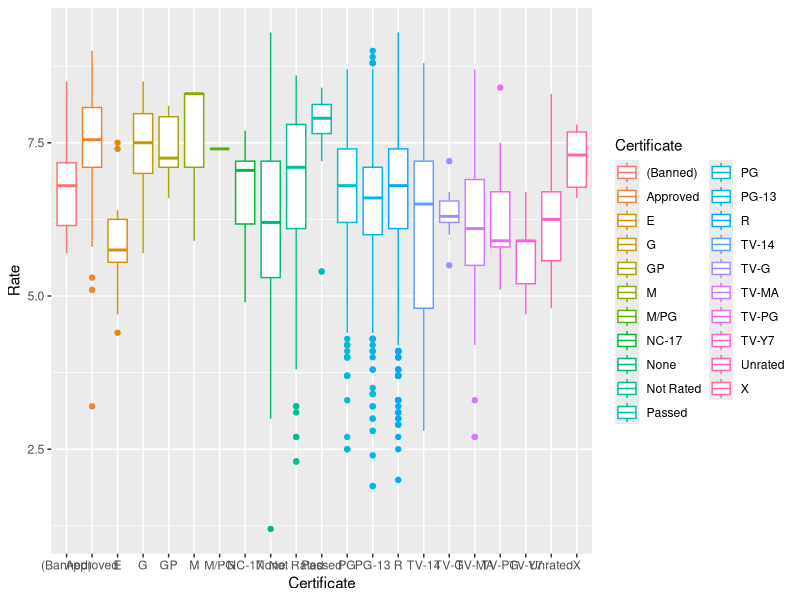
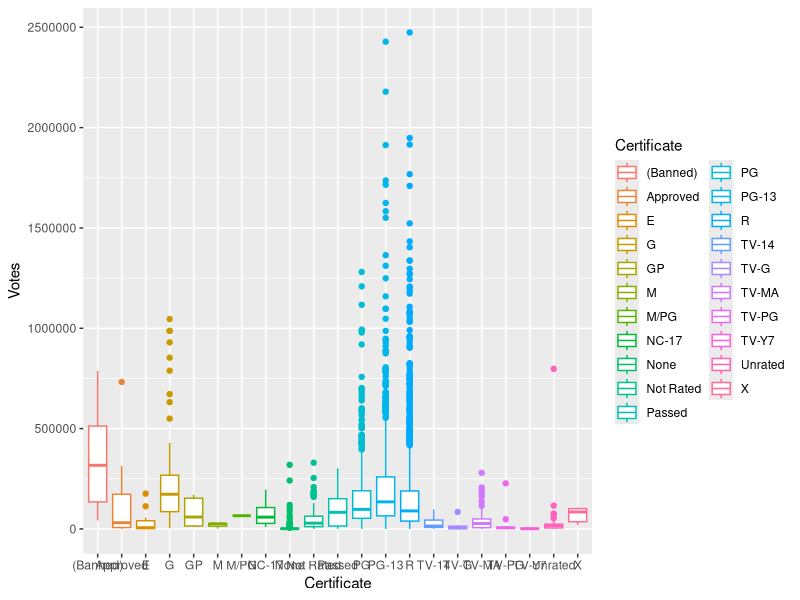
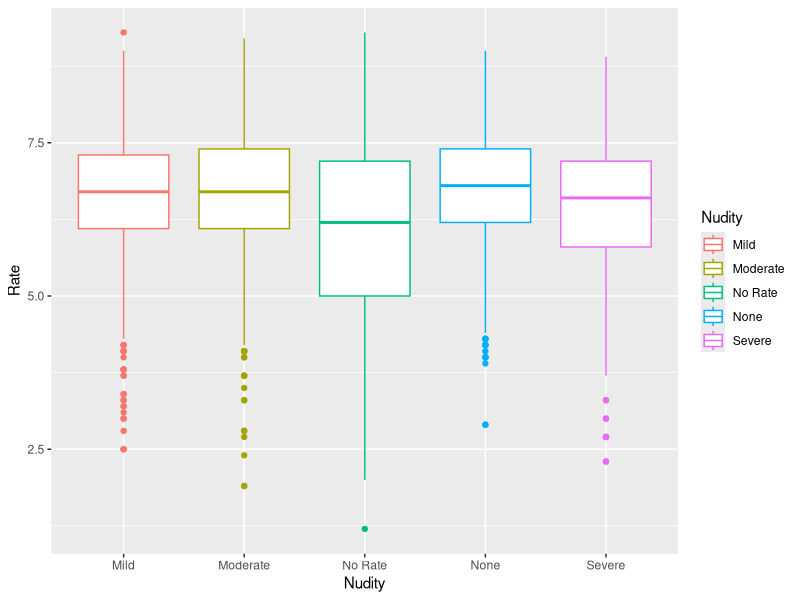
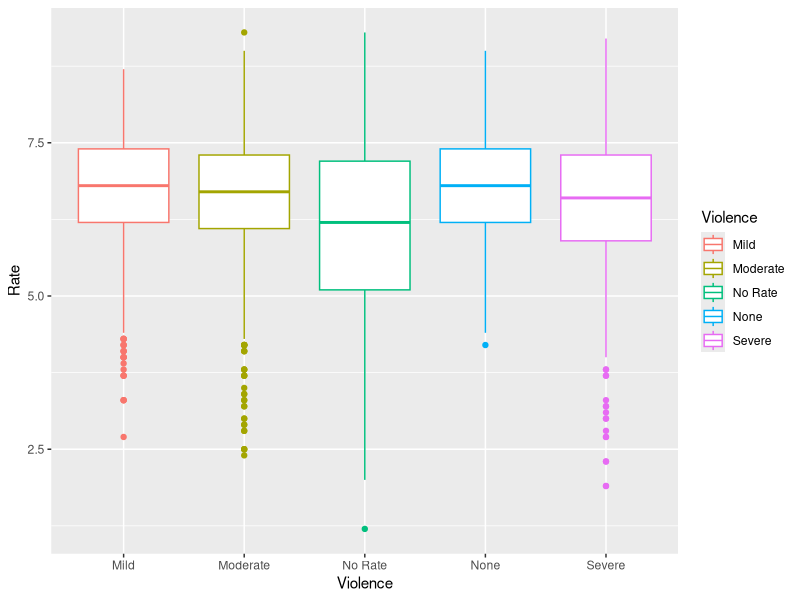
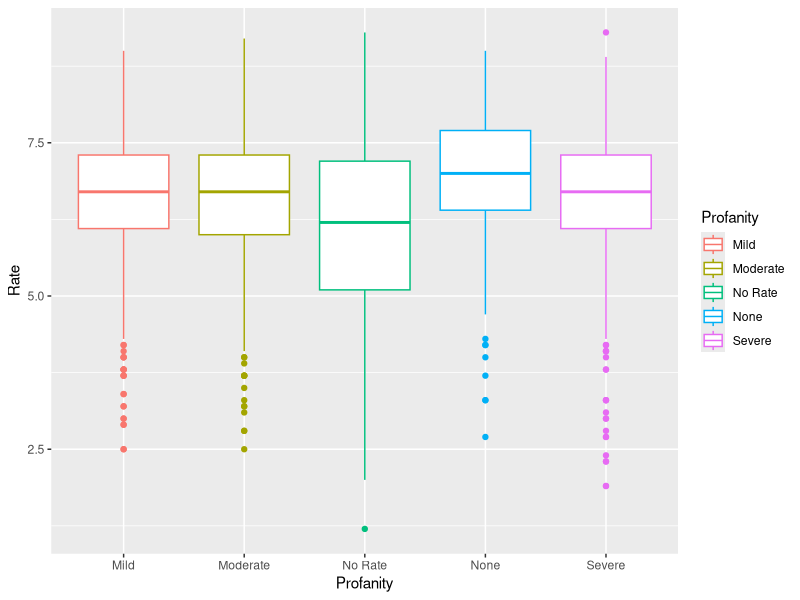
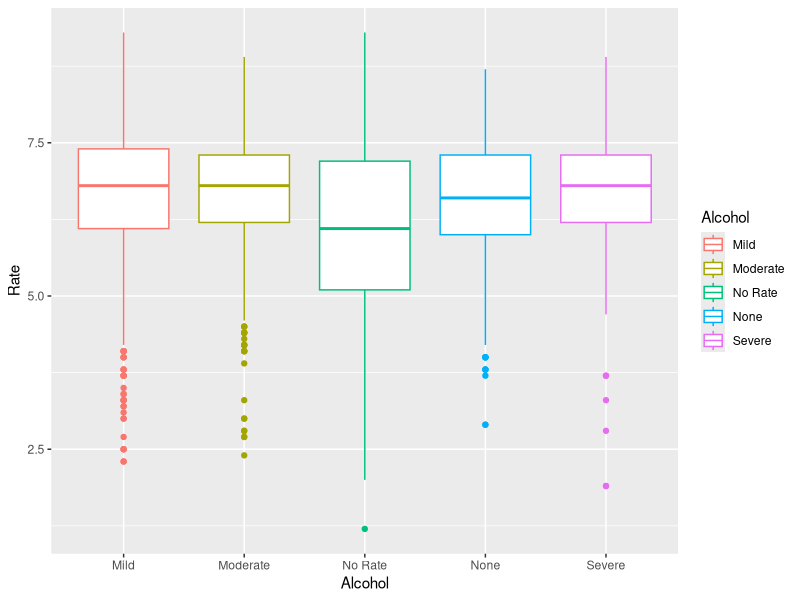
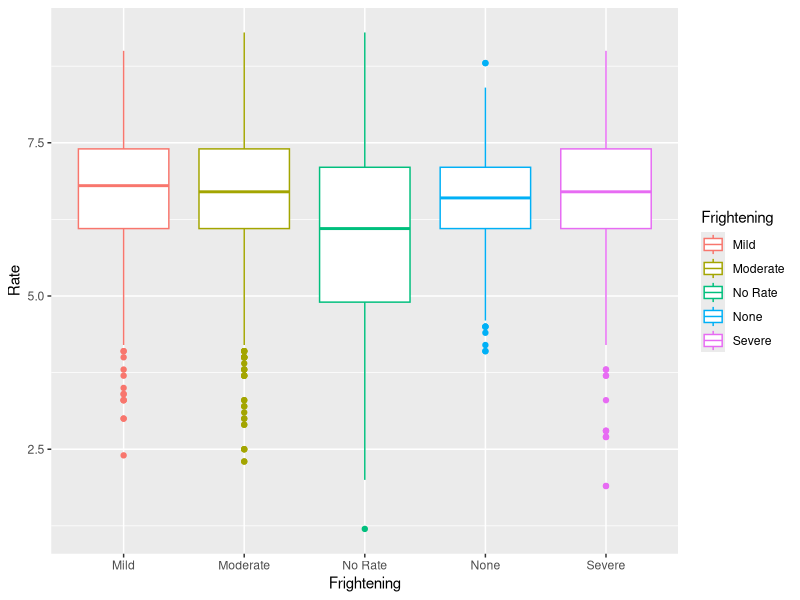
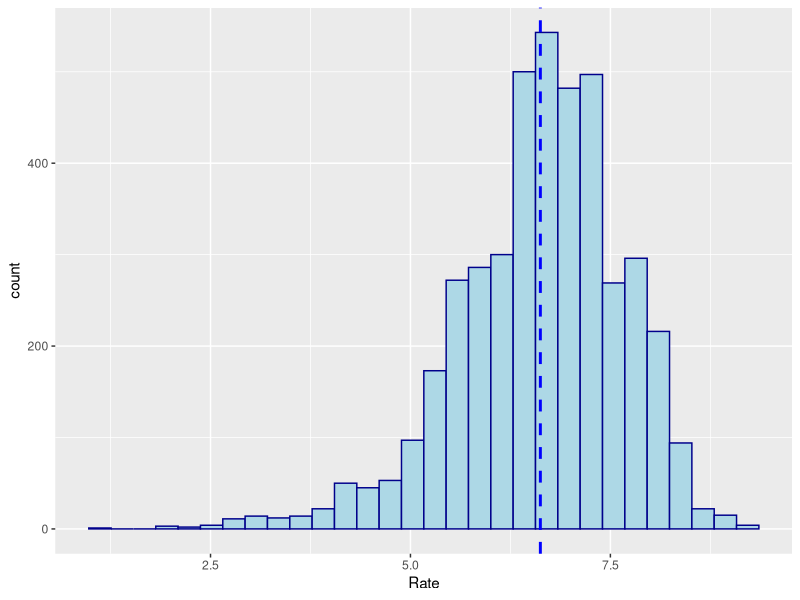

These charts were generated, in order, by the following R code: (Note: this script raises an error after producing the figures.)
library(tidyverse)
library(lubridate)

# Importing the dataset
imdb <- read_csv("imdb.csv", 
                       col_types = cols(Date = col_date(format = "%Y"), 
                                        Rate = col_number(), 
                                        Votes = col_number(), 
                                        Duration = col_number()))
imdb_movies <- imdb %>% 
  filter(Type == 'Film')

imdb_movies <- imdb_movies[-c(7,9)]

# Converting datatypes
imdb_movies$Date <- year(imdb_movies$Date)
imdb_movies$Certificate <- as.factor(imdb_movies$Certificate)
imdb_movies$Nudity <- as.factor(imdb_movies$Nudity)
imdb_movies$Violence <- as.factor(imdb_movies$Violence)
imdb_movies$Profanity <- as.factor(imdb_movies$Profanity)
imdb_movies$Alcohol <- as.factor(imdb_movies$Alcohol)
imdb_movies$Frightening <- as.factor(imdb_movies$Frightening)

# Viewing the data
View(imdb_movies)

colnames(imdb_movies)

# Summary Statistics
summary(imdb_movies)

released_movies <- imdb_movies %>% 
  filter(Date < '2022') %>%
  drop_na() %>%
  unique()

summary(released_movies)


released_movies %>% 
  ggplot(aes(x = Certificate, y = Rate, col = Certificate)) + geom_boxplot()

released_movies %>% 
  ggplot(aes(x = Certificate, y = Votes, col = Certificate)) + geom_boxplot()

released_movies %>% 
  ggplot(aes(x = Nudity, y = Rate, col = Nudity)) + geom_boxplot()

released_movies %>% 
  ggplot(aes(x = Violence, y = Rate, col = Violence)) + geom_boxplot()

released_movies %>% 
  ggplot(aes(x = Profanity, y = Rate, col = Profanity)) + geom_boxplot()

released_movies %>% 
  ggplot(aes(x = Alcohol, y = Rate, col = Alcohol)) + geom_boxplot()

released_movies %>% 
  ggplot(aes(x = Frightening, y = Rate, col = Frightening)) + geom_boxplot()

released_movies %>% 
  ggplot(aes(Rate)) + 
  geom_histogram(color="darkblue", fill="lightblue") + 
  geom_vline(aes(xintercept=mean(Rate)),
             color="blue", 
             linetype="dashed", 
             size=1)

released_movies %>% 
  ggplot(aes(log(Votes))) + 
  geom_histogram(color="darkblue", fill="lightblue") + 
  geom_vline(aes(xintercept=mean(log(Votes))),
             color="blue", 
             linetype="dashed", 
             size=1)

released_movies %>% 
  select(c(Date,Rate,Votes,Duration)) %>% 
  drop_na() %>%
  cor()


profanity_movies
